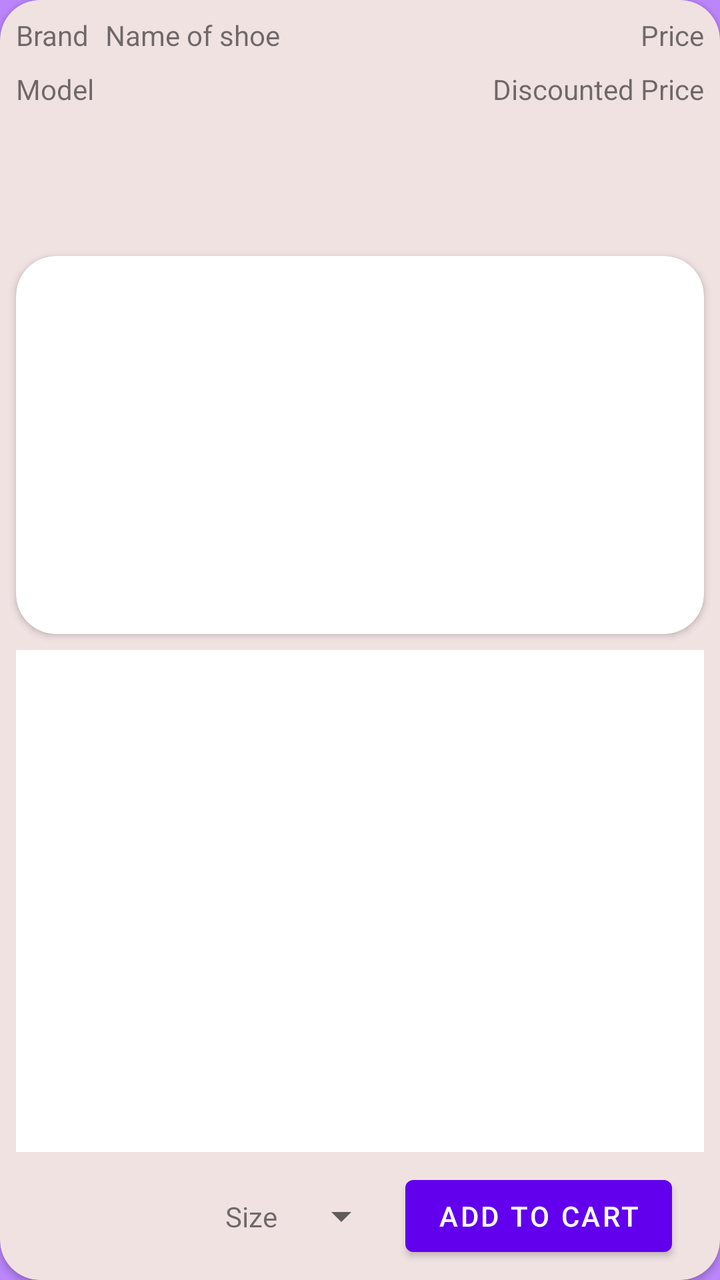
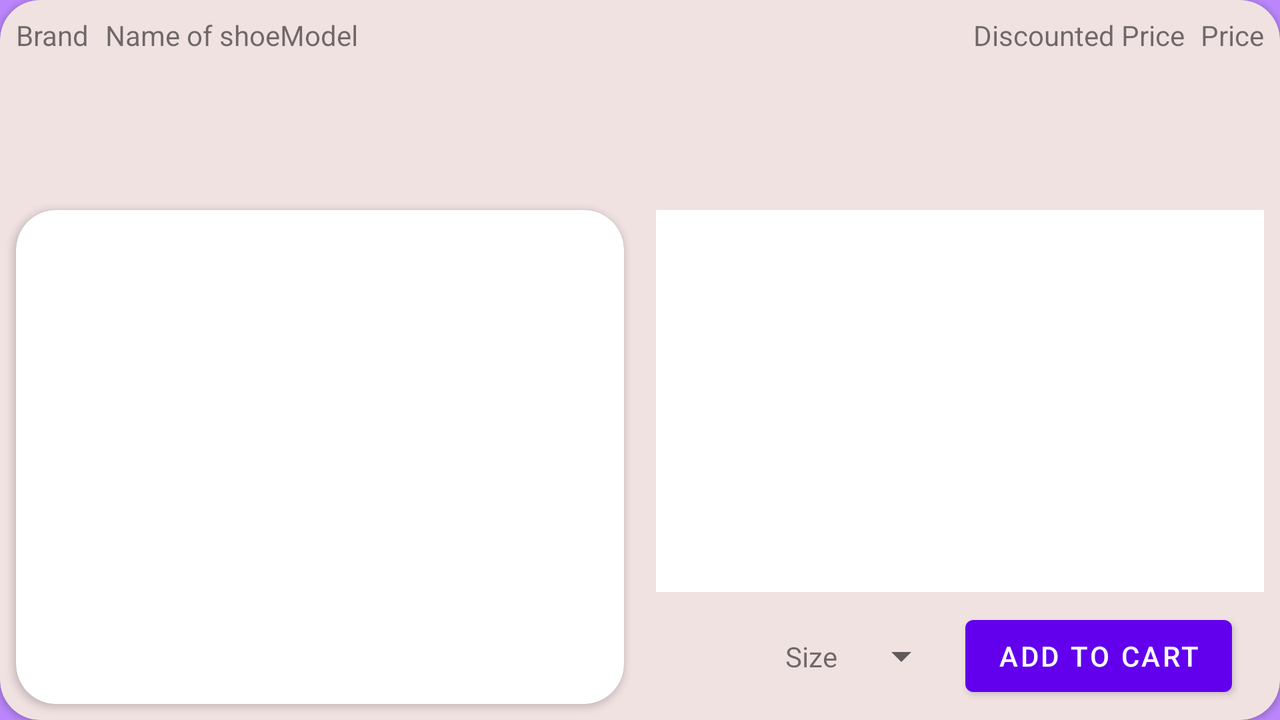

Two renders of one Android screen. The first uses the default layout on a phone; the second uses the alternative layout the repository ships for a different screen configuration, on a matching device. The two XML files are below.
<!-- AndroidManifest.xml: application theme Theme.ShoeShock -->
<!-- res/layout/activity_shoe_detail.xml -->
<?xml version="1.0" encoding="utf-8"?>
<androidx.constraintlayout.widget.ConstraintLayout xmlns:android="http://schemas.android.com/apk/res/android"
    xmlns:app="http://schemas.android.com/apk/res-auto"
    xmlns:tools="http://schemas.android.com/tools"
    android:id="@+id/constraint_top_shoe_details"
    android:layout_width="match_parent"
    android:layout_height="match_parent"
    android:background="@color/purple_200"
    tools:context=".ShoeDetailActivity">

    <androidx.cardview.widget.CardView
        android:id="@+id/cardview_all_details"
        android:layout_width="match_parent"
        android:layout_height="match_parent"
        app:cardBackgroundColor="@color/cardview_light_background"
        app:cardCornerRadius="@dimen/standard_card_edge_rounding"
        app:layout_constraintBottom_toBottomOf="parent"
        app:layout_constraintEnd_toEndOf="parent"
        app:layout_constraintStart_toStartOf="parent"
        app:layout_constraintTop_toTopOf="parent">

        <androidx.constraintlayout.widget.ConstraintLayout
            android:id="@+id/constraint_view_shoe_details"
            android:layout_width="match_parent"
            android:layout_height="match_parent"
            app:layout_constraintBottom_toBottomOf="parent"
            app:layout_constraintEnd_toEndOf="parent"
            app:layout_constraintStart_toStartOf="parent"
            app:layout_constraintTop_toTopOf="parent">

            <androidx.recyclerview.widget.RecyclerView
                android:id="@+id/shoe_images_recyclerView_detail"
                android:layout_width="0dp"
                android:layout_height="70dp"
                android:layout_marginTop="@dimen/tight_margin"
                android:background="@color/cardview_light_background"
                app:layout_constraintBottom_toTopOf="@id/cardview_for_large_image"
                app:layout_constraintEnd_toEndOf="parent"
                app:layout_constraintStart_toStartOf="parent"
                app:layout_constraintTop_toBottomOf="@+id/model_name_label_detail" />

            <TextView
                android:id="@+id/brand_label_detail"
                android:layout_width="wrap_content"
                android:layout_height="wrap_content"
                android:layout_marginStart="@dimen/standard_margin"
                android:layout_marginTop="@dimen/standard_margin"
                android:text="Brand"
                app:layout_constraintStart_toStartOf="parent"
                app:layout_constraintTop_toTopOf="parent" />

            <androidx.cardview.widget.CardView
                android:id="@+id/cardview_for_large_image"
                android:layout_width="match_parent"
                android:layout_height="wrap_content"
                android:layout_marginStart="@dimen/standard_margin"
                android:layout_marginEnd="@dimen/standard_margin"
                app:cardCornerRadius="20dp"
                app:layout_constraintBottom_toTopOf="@id/scroll_view_details"
                app:layout_constraintEnd_toEndOf="parent"
                app:layout_constraintStart_toStartOf="parent"
                app:layout_constraintTop_toBottomOf="@+id/shoe_images_recyclerView_detail">

                <ImageView
                    android:id="@+id/large_shoe_image_view_detail"
                    android:layout_width="411dp"
                    android:layout_height="181dp"
                    android:layout_marginTop="@dimen/standard_margin"
                    app:srcCompat="@drawable/goobon_air_shoes_men_tenis0" />
            </androidx.cardview.widget.CardView>

            <TextView
                android:id="@+id/name_label_detail"
                android:layout_width="wrap_content"
                android:layout_height="wrap_content"
                android:layout_marginStart="@dimen/standard_margin"
                app:layout_constraintStart_toEndOf="@+id/brand_label_detail"
                app:layout_constraintTop_toTopOf="@+id/brand_label_detail"
                tools:text="Name of shoe" />

            <TextView
                android:id="@+id/model_name_label_detail"
                android:layout_width="wrap_content"
                android:layout_height="wrap_content"
                android:layout_marginTop="@dimen/standard_margin"
                app:layout_constraintBottom_toTopOf="@id/shoe_images_recyclerView_detail"
                app:layout_constraintStart_toStartOf="@+id/brand_label_detail"
                app:layout_constraintTop_toBottomOf="@+id/brand_label_detail"
                tools:text="Model" />

            <TextView
                android:id="@+id/price_label_detail"
                android:layout_width="wrap_content"
                android:layout_height="wrap_content"
                android:layout_marginEnd="@dimen/standard_margin"
                app:layout_constraintEnd_toEndOf="parent"
                app:layout_constraintTop_toTopOf="@+id/brand_label_detail"
                tools:text="Price" />

            <TextView
                android:id="@+id/discounted_price_label_detail"
                android:layout_width="wrap_content"
                android:layout_height="wrap_content"
                android:layout_marginTop="@dimen/standard_margin"
                app:layout_constraintEnd_toEndOf="@+id/price_label_detail"
                app:layout_constraintTop_toBottomOf="@+id/price_label_detail"
                tools:text="Discounted Price" />

            <ScrollView
                android:id="@+id/scroll_view_details"
                android:layout_width="0dp"
                android:layout_height="0dp"
                android:layout_marginStart="@dimen/standard_margin"
                android:layout_marginTop="@dimen/standard_margin"
                android:layout_marginEnd="@dimen/standard_margin"
                android:layout_marginBottom="@dimen/standard_margin"
                android:fillViewport="true"

                app:layout_constraintBottom_toTopOf="@id/add_to_cart_button_detail"
                app:layout_constraintEnd_toEndOf="parent"
                app:layout_constraintStart_toStartOf="parent"
                app:layout_constraintTop_toBottomOf="@id/cardview_for_large_image">

                <LinearLayout
                    android:layout_width="match_parent"
                    android:layout_height="match_parent"
                    android:orientation="vertical">

                    <TextView
                        android:id="@+id/description_label_detail"
                        android:layout_width="match_parent"
                        android:layout_height="match_parent"
                        android:background="@color/white"
                        android:scrollbarAlwaysDrawHorizontalTrack="true"
                        android:scrollbarStyle="insideInset"
                        android:scrollbars="horizontal" />
                </LinearLayout>
            </ScrollView>

            <TextView
                android:id="@+id/size_label_for_spinner_cart"
                android:layout_width="wrap_content"
                android:layout_height="wrap_content"
                android:layout_marginEnd="@dimen/standard_margin"
                android:text="@string/size"
                app:layout_constraintBottom_toBottomOf="@+id/spinner"
                app:layout_constraintEnd_toStartOf="@+id/spinner"
                app:layout_constraintTop_toTopOf="@+id/spinner" />

            <Spinner
                android:id="@+id/spinner"
                android:layout_width="wrap_content"
                android:layout_height="wrap_content"
                android:layout_marginEnd="@dimen/standard_margin"
                app:layout_constraintBottom_toBottomOf="@+id/add_to_cart_button_detail"
                app:layout_constraintEnd_toStartOf="@id/add_to_cart_button_detail"
                app:layout_constraintTop_toTopOf="@id/add_to_cart_button_detail" />


            <Button
                android:id="@+id/add_to_cart_button_detail"
                android:layout_width="wrap_content"
                android:layout_height="wrap_content"
                android:layout_marginEnd="24dp"
                android:layout_marginBottom="@dimen/standard_margin"
                android:text="@string/add_to_cart"
                app:layout_constraintBottom_toBottomOf="parent"
                app:layout_constraintEnd_toEndOf="parent" />


        </androidx.constraintlayout.widget.ConstraintLayout>

    </androidx.cardview.widget.CardView>

</androidx.constraintlayout.widget.ConstraintLayout>
<!-- resources referenced by this layout -->
<resources>
  <color name="cardview_light_background">#F1E2E2</color>
  <color name="purple_200">#FFBB86FC</color>
  <color name="white">#FFFFFFFF</color>
  <dimen name="standard_card_edge_rounding">20dp</dimen>
  <dimen name="standard_margin">8dp</dimen>
  <dimen name="tight_margin">4dp</dimen>
  <string name="add_to_cart">Add to cart</string>
  <string name="size">Size</string>
  <style name="Theme.ShoeShock" parent="Theme.MaterialComponents.DayNight.DarkActionBar">
          
          <item name="colorPrimary">@color/purple_500</item>
          <item name="colorPrimaryVariant">@color/purple_700</item>
          <item name="colorOnPrimary">@color/white</item>
          
          <item name="colorSecondary">@color/teal_200</item>
          <item name="colorSecondaryVariant">@color/teal_700</item>
          <item name="colorOnSecondary">@color/black</item>
          
          <item name="android:statusBarColor" tools:targetApi="l">?attr/colorPrimaryVariant</item>
          
      </style>
  <color name="purple_500">#FF6200EE</color>
  <color name="purple_700">#FF3700B3</color>
  <color name="teal_200">#FF03DAC5</color>
  <color name="teal_700">#FF018786</color>
  <color name="black">#FF000000</color>
</resources>
<!-- res/layout-land/activity_shoe_detail.xml (the repository's variant of the layout above) -->
<!-- drawn on the phone turned sideways -->
<?xml version="1.0" encoding="utf-8"?>
<androidx.constraintlayout.widget.ConstraintLayout xmlns:android="http://schemas.android.com/apk/res/android"
    xmlns:app="http://schemas.android.com/apk/res-auto"
    xmlns:tools="http://schemas.android.com/tools"
    android:id="@+id/constraint_top_shoe_details"
    android:layout_width="match_parent"
    android:layout_height="match_parent"
    android:background="@color/purple_200"
    tools:context=".ShoeDetailActivity">

    <androidx.cardview.widget.CardView
        android:id="@+id/cardview_all_details"
        android:layout_width="match_parent"
        android:layout_height="match_parent"
        app:cardBackgroundColor="@color/cardview_light_background"
        app:cardCornerRadius="@dimen/standard_card_edge_rounding"
        app:layout_constraintBottom_toBottomOf="parent"
        app:layout_constraintEnd_toEndOf="parent"
        app:layout_constraintStart_toStartOf="parent"
        app:layout_constraintTop_toTopOf="parent">

        <androidx.constraintlayout.widget.ConstraintLayout
            android:id="@+id/constraint_view_shoe_details"
            android:layout_width="match_parent"
            android:layout_height="match_parent"
            app:layout_constraintBottom_toBottomOf="parent"
            app:layout_constraintEnd_toEndOf="parent"
            app:layout_constraintStart_toStartOf="parent"
            app:layout_constraintTop_toTopOf="parent">

            <androidx.recyclerview.widget.RecyclerView
                android:id="@+id/shoe_images_recyclerView_detail"
                android:layout_width="0dp"
                android:layout_height="70dp"
                android:background="@color/cardview_light_background"
                app:layout_constraintBottom_toTopOf="@id/cardview_for_large_image"
                app:layout_constraintEnd_toEndOf="parent"
                app:layout_constraintStart_toStartOf="parent"
                app:layout_constraintTop_toBottomOf="@+id/brand_label_detail" />

            <TextView
                android:id="@+id/brand_label_detail"
                android:layout_width="wrap_content"
                android:layout_height="wrap_content"
                android:layout_marginStart="@dimen/standard_margin"
                android:layout_marginTop="@dimen/standard_margin"
                android:text="@string/brand"
                app:layout_constraintStart_toStartOf="parent"
                app:layout_constraintTop_toTopOf="parent" />

            <TextView
                android:id="@+id/name_label_detail"
                android:layout_width="wrap_content"
                android:layout_height="wrap_content"
                android:layout_marginStart="@dimen/standard_margin"
                app:layout_constraintStart_toEndOf="@+id/brand_label_detail"
                app:layout_constraintTop_toTopOf="@+id/brand_label_detail"
                tools:text="Name of shoe" />

            <TextView
                android:id="@+id/model_name_label_detail"
                android:layout_width="wrap_content"
                android:layout_height="wrap_content"

                app:layout_constraintStart_toEndOf="@+id/name_label_detail"
                app:layout_constraintTop_toTopOf="@+id/name_label_detail"
                tools:text="Model" />

            <TextView
                android:id="@+id/price_label_detail"
                android:layout_width="wrap_content"
                android:layout_height="wrap_content"
                android:layout_marginEnd="@dimen/standard_margin"
                app:layout_constraintEnd_toEndOf="parent"
                app:layout_constraintTop_toTopOf="@+id/brand_label_detail"
                tools:text="Price" />

            <TextView
                android:id="@+id/discounted_price_label_detail"
                android:layout_width="wrap_content"
                android:layout_height="wrap_content"
                android:layout_marginEnd="@dimen/standard_margin"
                app:layout_constraintEnd_toStartOf="@+id/price_label_detail"
                app:layout_constraintTop_toTopOf="@+id/price_label_detail"
                tools:text="Discounted Price" />

            <androidx.cardview.widget.CardView
                android:id="@+id/cardview_for_large_image"
                android:layout_width="0dp"
                android:layout_height="0dp"
                android:layout_marginStart="@dimen/standard_margin"
                android:layout_marginTop="@dimen/standard_margin"
                android:layout_marginEnd="@dimen/standard_margin"
                android:layout_marginBottom="@dimen/standard_margin"
                app:cardCornerRadius="@dimen/standard_card_edge_rounding"
                app:layout_constraintBottom_toBottomOf="parent"
                app:layout_constraintEnd_toStartOf="@id/guideline1"
                app:layout_constraintHorizontal_bias="0.0"
                app:layout_constraintStart_toStartOf="parent"
                app:layout_constraintTop_toBottomOf="@+id/shoe_images_recyclerView_detail">

                <ImageView
                    android:id="@+id/large_shoe_image_view_detail"
                    android:layout_width="match_parent"
                    android:layout_height="match_parent"
                    android:layout_marginTop="@dimen/standard_margin"
                    android:contentDescription="@string/todo"
                    android:scaleType="fitStart"
                    app:srcCompat="@drawable/goobon_air_shoes_men_tenis0" />
            </androidx.cardview.widget.CardView>

            <ScrollView
                android:id="@+id/scroll_view_details"
                android:layout_width="0dp"
                android:layout_height="0dp"
                android:layout_marginStart="@dimen/standard_margin"
                android:layout_marginTop="@dimen/standard_margin"
                android:layout_marginEnd="@dimen/standard_margin"
                android:layout_marginBottom="@dimen/standard_margin"
                android:fillViewport="true"

                app:layout_constraintBottom_toTopOf="@id/add_to_cart_button_detail"
                app:layout_constraintEnd_toEndOf="parent"
                app:layout_constraintStart_toEndOf="@id/guideline1"
                app:layout_constraintTop_toBottomOf="@id/shoe_images_recyclerView_detail">

                <LinearLayout
                    android:layout_width="match_parent"
                    android:layout_height="wrap_content"
                    android:orientation="vertical">

                    <TextView
                        android:id="@+id/description_label_detail"
                        android:layout_width="match_parent"
                        android:layout_height="match_parent"
                        android:background="@color/white"
                        android:scrollbarAlwaysDrawHorizontalTrack="true"
                        android:scrollbarStyle="insideInset"
                        android:scrollbars="horizontal" />
                </LinearLayout>
            </ScrollView>

            <TextView
                android:id="@+id/size_label_for_spinner_cart"
                android:layout_width="wrap_content"
                android:layout_height="wrap_content"
                android:layout_marginEnd="@dimen/standard_margin"
                android:text="@string/size"
                app:layout_constraintBottom_toBottomOf="@+id/spinner"
                app:layout_constraintEnd_toStartOf="@+id/spinner"
                app:layout_constraintTop_toTopOf="@+id/spinner" />

            <Spinner
                android:id="@+id/spinner"
                android:layout_width="wrap_content"
                android:layout_height="wrap_content"
                android:layout_marginEnd="@dimen/standard_margin"
                app:layout_constraintBottom_toBottomOf="@+id/add_to_cart_button_detail"
                app:layout_constraintEnd_toStartOf="@id/add_to_cart_button_detail"
                app:layout_constraintTop_toTopOf="@id/add_to_cart_button_detail" />


            <Button
                android:id="@+id/add_to_cart_button_detail"
                android:layout_width="wrap_content"
                android:layout_height="wrap_content"
                android:layout_marginEnd="24dp"
                android:layout_marginBottom="@dimen/standard_margin"
                android:text="@string/add_to_cart"
                app:layout_constraintBottom_toBottomOf="parent"
                app:layout_constraintEnd_toEndOf="parent" />

            <androidx.constraintlayout.widget.Guideline
                android:id="@+id/guideline1"
                android:layout_width="wrap_content"
                android:layout_height="wrap_content"
                android:orientation="vertical"
                app:layout_constraintGuide_percent=".5" />


        </androidx.constraintlayout.widget.ConstraintLayout>

    </androidx.cardview.widget.CardView>

</androidx.constraintlayout.widget.ConstraintLayout>
<!-- resources referenced by the variant -->
<!-- as the phone turned sideways resolves them -->
<resources>
  <color name="cardview_light_background">#F1E2E2</color>
  <color name="purple_200">#FFBB86FC</color>
  <color name="white">#FFFFFFFF</color>
  <dimen name="standard_card_edge_rounding">20dp</dimen>
  <dimen name="standard_margin">8dp</dimen>
  <string name="add_to_cart">Add to cart</string>
  <string name="brand">Brand</string>
  <string name="size">Size</string>
  <string name="todo">TODO</string>
  <style name="Theme.ShoeShock" parent="Theme.MaterialComponents.DayNight.DarkActionBar">
          
          <item name="colorPrimary">@color/purple_500</item>
          <item name="colorPrimaryVariant">@color/purple_700</item>
          <item name="colorOnPrimary">@color/white</item>
          
          <item name="colorSecondary">@color/teal_200</item>
          <item name="colorSecondaryVariant">@color/teal_700</item>
          <item name="colorOnSecondary">@color/black</item>
          
          <item name="android:statusBarColor" tools:targetApi="l">?attr/colorPrimaryVariant</item>
          
      </style>
  <color name="purple_500">#FF6200EE</color>
  <color name="purple_700">#FF3700B3</color>
  <color name="teal_200">#FF03DAC5</color>
  <color name="teal_700">#FF018786</color>
  <color name="black">#FF000000</color>
</resources>
